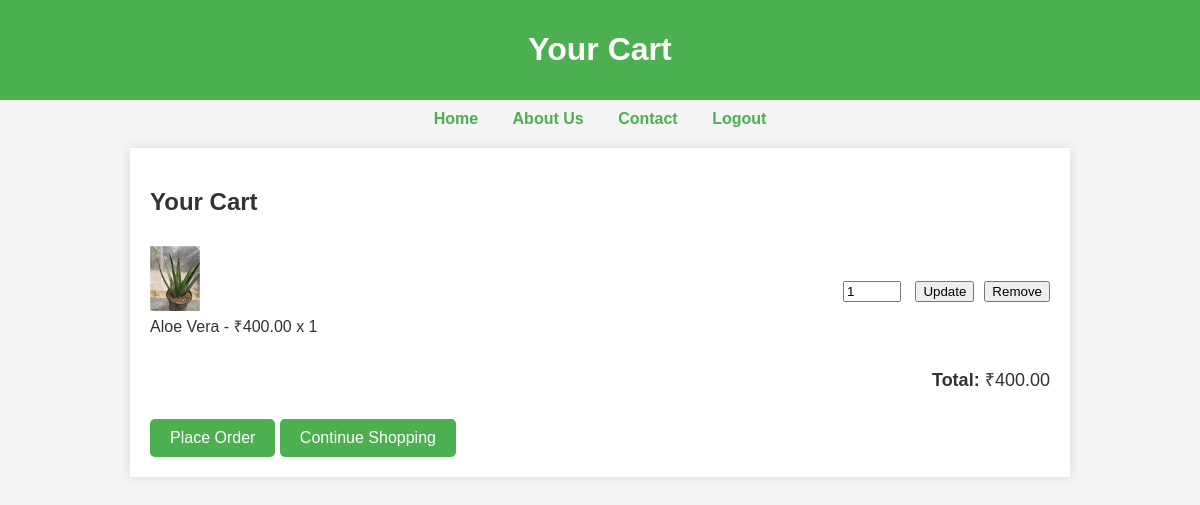
The app's page /cart/ (signed in), older data.
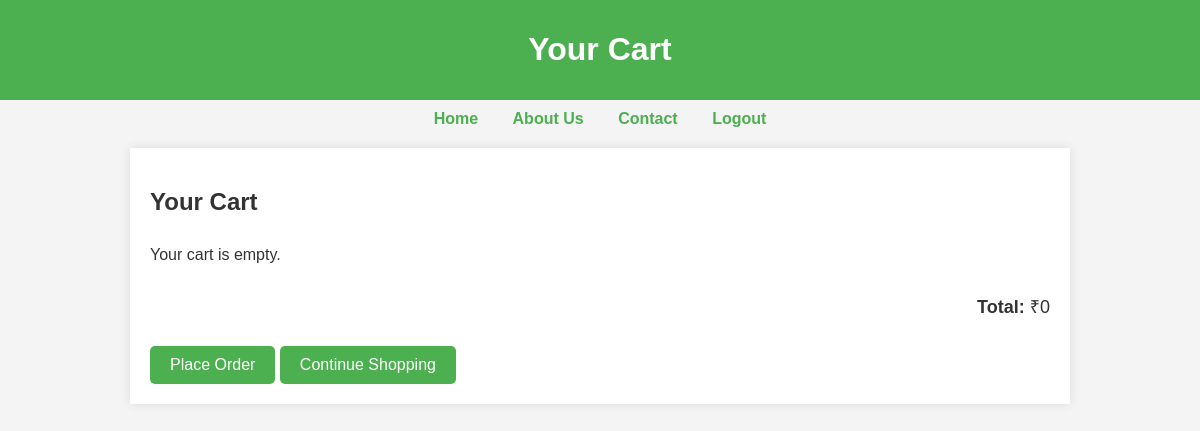
The same page, newer data.
### store/models.py (models this page shows, shortened)
class CartItem(models.Model):
    cart = models.ForeignKey(Cart, on_delete=models.CASCADE)
    plant = models.ForeignKey(Plant, on_delete=models.CASCADE)
    quantity = models.PositiveIntegerField(default=1)

class Plant(models.Model):
    supplier = models.ForeignKey(Supplier, on_delete=models.CASCADE, related_name='plants')
    name = models.CharField(max_length=255)
    description = models.TextField()
    price = models.DecimalField(max_digits=10, decimal_places=2)
    image = models.ImageField(upload_to='plants/', blank=True, null=True)
    stock = models.PositiveIntegerField(default=0)
    category = models.ForeignKey(Category, on_delete=models.SET_NULL, null=True, blank=True)

### store/views.py (the view)
# urls.py: path('cart/', views.cart_view, name='cart'),
@login_required
def cart_view(request):
    cart = get_object_or_404(Cart, user=request.user)
    cart_items = CartItem.objects.filter(cart=cart)
    total = sum(item.plant.price * item.quantity for item in cart_items)
    context = {
        'cart_items': cart_items,
        'total': total,
    }
    return render(request, 'store/cart.html', context)

### store/templates/store/cart.html (shortened to what this page needs)
{% load static %}
<!DOCTYPE html>
<html lang="en">
<head>
    <link rel="stylesheet" href="{% static 'store/css/styles.css' %}">
</head>
<body>
    <header>
        <h1>Your Cart</h1>
    </header>
    <nav>
        <a href="{% url 'plant_list' %}">Home</a>
        <a href="#">About Us</a>
        <a href="#">Contact</a>
        {% if user.is_authenticated %}
            <a href="{% url 'logout' %}">Logout</a>
        {% else %}
            <a href="{% url 'login' %}">Login</a>
            <a href="{% url 'signup' %}">Sign Up</a>
        {% endif %}
    </nav>
    <div class="container">
        <h2>Your Cart</h2>
        <ul>
            {% for item in cart_items %}
            <li class="cart-item">
                <div class="details">
                    {% if item.plant.image %}
                        <img src="{{ item.plant.image.url }}" alt="{{ item.plant.name }}">
                    {% else %}
                        <img src="{% static 'store/images/default.png' %}" alt="Default image">
                    {% endif %}
                    <p>{{ item.plant.name }} - ₹{{ item.plant.price }} x {{ item.quantity }}</p>
                </div>
                <div class="actions">
                    <form action="{% url 'update_cart' item.id %}" method="post">
                        <input type="number" name="quantity" value="{{ item.quantity }}" min="1">
                        <button type="submit">Update</button>
                    </form>
                    <form action="{% url 'remove_from_cart' item.id %}" method="post" style="margin-left: 10px;">
                        <button type="submit">Remove</button>
                    </form>
                </div>
            </li>
            {% empty %}
            <li>Your cart is empty.</li>
            {% endfor %}
        </ul>
        <div class="total">
            <p><strong>Total:</strong> ₹{{ total }}</p>
        </div>
        <a href="{% url 'place_order' %}" class="btn">Place Order</a>
        <a href="{% url 'plant_list' %}" class="btn">Continue Shopping</a>
    </div>
</body>
</html>

Row changes from the older to the newer data that the page shows:
removed CartItem: plant.image (picture), plant.name "Aloe Vera", plant.price "400.00", quantity "1"
Text that changed along with them:
{{ total }}: "400.00" → "0"
text now shown: "Your cart is empty."
